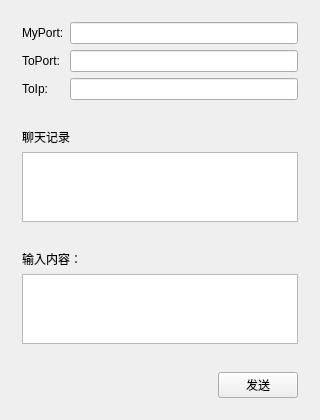
<?xml version="1.0" encoding="UTF-8"?>
<ui version="4.0">
 <class>Udp1</class>
 <widget class="QWidget" name="Udp1">
  <property name="geometry">
   <rect>
    <x>0</x>
    <y>0</y>
    <width>320</width>
    <height>381</height>
   </rect>
  </property>
  <property name="windowTitle">
   <string>Udp1</string>
  </property>
  <layout class="QVBoxLayout" name="verticalLayout_4">
   <item>
    <widget class="QWidget" name="widget" native="true">
     <layout class="QGridLayout" name="gridLayout">
      <item row="0" column="1">
       <widget class="QLineEdit" name="myPort"/>
      </item>
      <item row="1" column="0">
       <widget class="QLabel" name="label_2">
        <property name="text">
         <string>ToPort:</string>
        </property>
       </widget>
      </item>
      <item row="1" column="1">
       <widget class="QLineEdit" name="toPort"/>
      </item>
      <item row="2" column="0">
       <widget class="QLabel" name="label_3">
        <property name="text">
         <string>ToIp:</string>
        </property>
       </widget>
      </item>
      <item row="2" column="1">
       <widget class="QLineEdit" name="toIp"/>
      </item>
      <item row="0" column="0">
       <widget class="QLabel" name="label">
        <property name="text">
         <string>MyPort:</string>
        </property>
       </widget>
      </item>
     </layout>
    </widget>
   </item>
   <item>
    <widget class="QWidget" name="widget_2" native="true">
     <layout class="QVBoxLayout" name="verticalLayout">
      <item>
       <widget class="QLabel" name="label_4">
        <property name="text">
         <string>聊天记录</string>
        </property>
       </widget>
      </item>
      <item>
       <widget class="QTextEdit" name="record"/>
      </item>
     </layout>
    </widget>
   </item>
   <item>
    <widget class="QWidget" name="widget_3" native="true">
     <layout class="QVBoxLayout" name="verticalLayout_2">
      <item>
       <widget class="QLabel" name="label_5">
        <property name="text">
         <string>输入内容：</string>
        </property>
       </widget>
      </item>
      <item>
       <widget class="QTextEdit" name="input"/>
      </item>
     </layout>
    </widget>
   </item>
   <item>
    <widget class="QWidget" name="widget_4" native="true">
     <layout class="QHBoxLayout" name="horizontalLayout">
      <item>
       <spacer name="horizontalSpacer">
        <property name="orientation">
         <enum>Qt::Horizontal</enum>
        </property>
        <property name="sizeHint" stdset="0">
         <size>
          <width>40</width>
          <height>20</height>
         </size>
        </property>
       </spacer>
      </item>
      <item>
       <widget class="QPushButton" name="sentBtn">
        <property name="text">
         <string>发送</string>
        </property>
       </widget>
      </item>
     </layout>
    </widget>
   </item>
  </layout>
  <zorder>widget</zorder>
  <zorder>label</zorder>
  <zorder>widget_2</zorder>
  <zorder>label_4</zorder>
  <zorder>widget_3</zorder>
  <zorder>label_5</zorder>
  <zorder>widget_4</zorder>
 </widget>
 <layoutdefault spacing="6" margin="11"/>
 <resources/>
 <connections/>
</ui>
